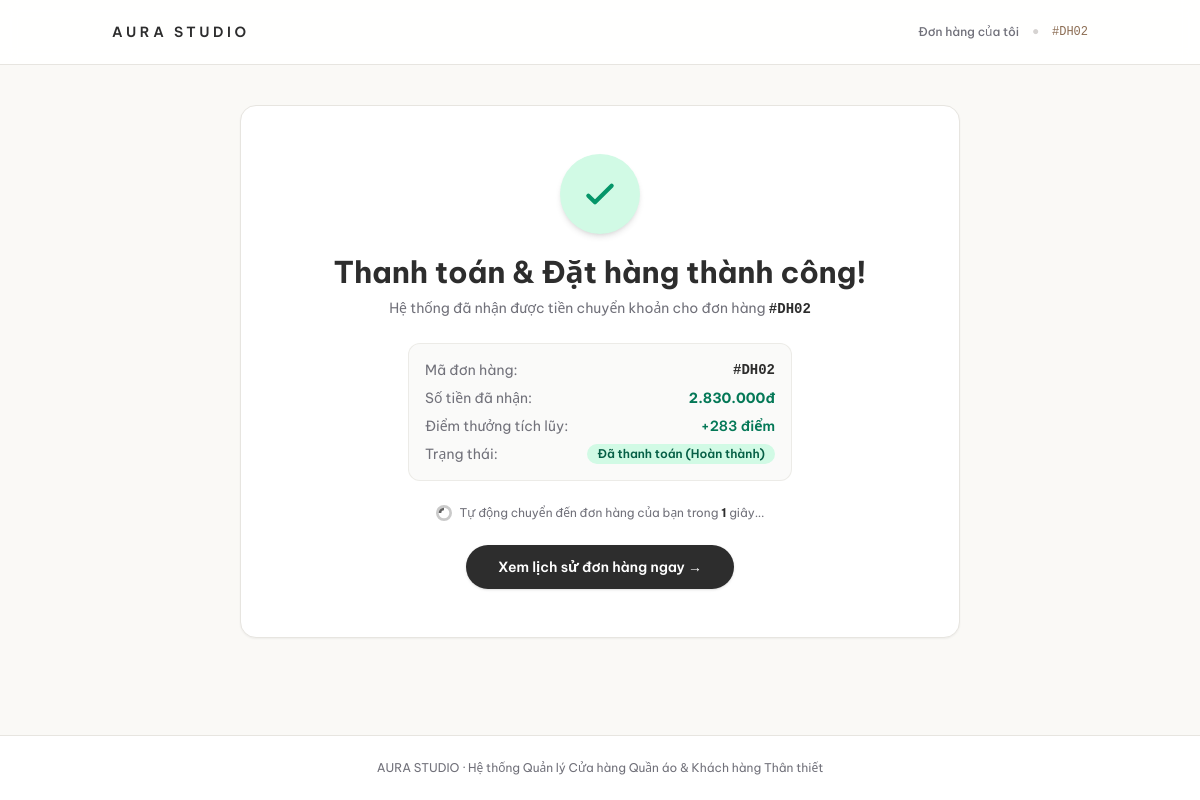
Screenshot of /thanh_toan_qr.php?ma_dh=2 (signed in) with the database file from the repository.
### tables this page shows
CREATE TABLE dh_don_hang (
    ma_dh INT AUTO_INCREMENT PRIMARY KEY,
    ma_nd INT NOT NULL,
    ma_pgg INT DEFAULT NULL,
    tong_tien_hang DECIMAL(12,2) NOT NULL,
    tien_giam_hang_tv DECIMAL(12,2) NOT NULL DEFAULT 0,
    tien_giam_voucher DECIMAL(12,2) NOT NULL DEFAULT 0,
    diem_su_dung INT NOT NULL DEFAULT 0,
    thanh_tien DECIMAL(12,2) NOT NULL,
    diem_cong_du_kien INT NOT NULL DEFAULT 0,
    pt_thanh_toan ENUM('COD', 'CHUYEN_KHOAN') DEFAULT 'COD',
    trang_thai_dh ENUM('CHO_XAC_NHAN', 'DANG_GIAO', 'HOAN_THANH', 'DA_HUY') DEFAULT 'CHO_XAC_NHAN',
    ngay_dat DATETIME DEFAULT CURRENT_TIMESTAMP,
    CONSTRAINT fk_dh_nguoidung FOREIGN KEY (ma_nd) REFERENCES nd_nguoi_dung(ma_nd),
    CONSTRAINT fk_dh_pgg FOREIGN KEY (ma_pgg) REFERENCES pgg_phieu_giam_gia(ma_pgg) ON DELETE SET NULL
);

### config/db.php (called while the page is built, shortened)
<?php
function formatVND($amount): string
{
    return number_format((float)$amount, 0, ',', '.') . 'đ';
}

### thanh_toan_qr.php (the view, shortened to what this page needs)
<?php
require_once __DIR__ . '/config/db.php';
$maDh = isset($_GET['ma_dh']) ? (int)$_GET['ma_dh'] : 0;
$pdo = getDBConnection();
$stmt = $pdo->prepare("
    SELECT dh.*, nd.ho_ten, nd.sdt, nd.email
    FROM dh_don_hang dh
    INNER JOIN nd_nguoi_dung nd ON dh.ma_nd = nd.ma_nd
    WHERE dh.ma_dh = :ma_dh
");
$stmt->execute(['ma_dh' => $maDh]);
$order = $stmt->fetch();
$dhCode = 'DH' . str_pad((string)$order['ma_dh'], 2, '0', STR_PAD_LEFT);
$thanhTien = (float)$order['thanh_tien'];
$isCOD = ($order['pt_thanh_toan'] === 'COD');
?>
<!DOCTYPE html>
<html lang="vi">
<head>
  <script src="https://cdn.tailwindcss.com"></script>
</head>
<body class="bg-cream font-sans text-charcoal antialiased min-h-screen flex flex-col justify-between">
  <header class="border-b border-stone-200 bg-white/90 backdrop-blur sticky top-0 z-20">
    <div class="mx-auto flex h-16 max-w-5xl items-center justify-between px-6">
      <a href="index.php" class="text-sm font-semibold tracking-[0.25em] text-charcoal">AURA STUDIO</a>
      <div class="flex items-center gap-3">
        <a href="index.php?page=loyalty#myOrdersTitle" class="text-xs font-medium text-muted hover:text-charcoal transition">
          Đơn hàng của tôi
        </a>
        <span class="text-stone-300">&bull;</span>
        <span class="text-xs font-mono font-medium text-accent">#<?= htmlspecialchars($dhCode) ?></span>
      </div>
    </div>
  </header>
  <main class="mx-auto w-full max-w-3xl flex-1 px-4 py-10 sm:px-6">
    <?php if ($isCOD): ?>
      <div class="rounded-2xl bg-white p-8 shadow-sm text-center">
        <div class="mx-auto flex h-16 w-16 items-center justify-center rounded-full bg-emerald-100 text-emerald-600">
          <svg class="h-8 w-8" viewBox="0 0 24 24" fill="none" stroke="currentColor" stroke-width="2"><path d="M5 13l4 4L19 7" stroke-linecap="round" stroke-linejoin="round" /></svg>
        </div>
        <h1 class="mt-4 text-2xl font-bold text-charcoal">Đơn hàng thanh toán khi nhận hàng (COD)</h1>
        <p class="mt-2 text-sm text-muted">Đơn hàng <strong class="font-mono text-charcoal">#<?= htmlspecialchars($dhCode) ?></strong> không yêu cầu chuyển khoản trước.</p>
        <div class="mt-6 inline-flex rounded-xl bg-stone-100 p-4 text-left text-sm">
          <span>Tổng tiền cần thanh toán khi nhận hàng: <strong class="text-charcoal"><?= formatVND($thanhTien) ?></strong></span>
        </div>
        <div class="mt-8">
          <a href="index.php?page=loyalty#myOrdersTitle" class="tap-feedback rounded-full bg-charcoal px-8 py-3 text-sm font-medium text-white hover:bg-accent transition">
            Xem đơn hàng của bạn &rarr;
          </a>
        </div>
      </div>
    <?php else: ?>
      <div id="paymentSuccessScreen" class="hidden overflow-hidden rounded-2xl bg-white shadow-sm border border-stone-200 p-8 sm:p-12 text-center">
        <div class="mx-auto flex h-20 w-20 items-center justify-center rounded-full bg-emerald-100 text-emerald-600 shadow-md">
          <svg class="h-10 w-10" viewBox="0 0 24 24" fill="none" stroke="currentColor" stroke-width="2.5">
            <path stroke-linecap="round" stroke-linejoin="round" d="M5 13l4 4L19 7" />
          </svg>
        </div>
        <h2 class="mt-5 text-2xl font-bold text-charcoal sm:text-3xl">Thanh toán &amp; Đặt hàng thành công!</h2>
        <p class="mt-2 text-sm text-muted">Hệ thống đã nhận được tiền chuyển khoản cho đơn hàng <strong class="font-mono text-charcoal">#<?= htmlspecialchars($dhCode) ?></strong></p>
        <div class="mx-auto mt-6 max-w-sm rounded-xl bg-stone-50 p-4 text-left text-xs sm:text-sm space-y-2 border border-stone-200/70">
          <div class="flex justify-between">
            <span class="text-muted">Mã đơn hàng:</span>
            <span class="font-mono font-bold text-charcoal">#<?= htmlspecialchars($dhCode) ?></span>
          </div>
          <div class="flex justify-between">
            <span class="text-muted">Số tiền đã nhận:</span>
            <span class="font-bold text-emerald-700"><?= formatVND($thanhTien) ?></span>
          </div>
          <div class="flex justify-between">
            <span class="text-muted">Điểm thưởng tích lũy:</span>
            <span class="font-semibold text-emerald-700">+<?= (int)$order['diem_cong_du_kien'] ?> điểm</span>
          </div>
          <div class="flex justify-between">
            <span class="text-muted">Trạng thái:</span>
            <span class="rounded-full bg-emerald-100 px-2.5 py-0.5 text-xs font-semibold text-emerald-800">Đã thanh toán (Hoàn thành)</span>
          </div>
        </div>
        <div class="mt-6 flex items-center justify-center gap-2 text-xs text-muted">
          <svg class="h-4 w-4 animate-spin text-charcoal" viewBox="0 0 24 24" fill="none">
            <circle class="opacity-25" cx="12" cy="12" r="10" stroke="currentColor" stroke-width="4"></circle>
            <path class="opacity-75" fill="currentColor" d="M4 12a8 8 0 018-8v4a4 4 0 00-4 4H4z"></path>
          </svg>
          <span>Tự động chuyển đến đơn hàng của bạn trong <strong id="redirectCountdown" class="font-bold text-charcoal">3</strong> giây...</span>
        </div>
        <div class="mt-6">
          <a href="index.php?page=loyalty#myOrdersTitle" class="tap-feedback inline-block rounded-full bg-charcoal px-8 py-3 text-sm font-semibold text-white hover:bg-accent transition shadow">
            Xem lịch sử đơn hàng ngay &rarr;
          </a>
        </div>
      </div>
    <?php endif; ?>
  </main>
  <footer class="border-t border-stone-200 bg-white py-6 text-center text-xs text-muted">
    AURA STUDIO &middot; Hệ thống Quản lý Cửa hàng Quần áo &amp; Khách hàng Thân thiết
  </footer>
</body>
</html>

### thanh_toan_qr.php (style rules this page uses)
.tap-feedback { transition: transform 0.15s cubic-bezier(0.16, 1, 0.3, 1), background-color 0.2s ease, color 0.2s ease; }

### rows the page displays
dh_don_hang: ma_dh "DH02", thanh_tien "2.830.000đ", diem_cong_du_kien "283"
